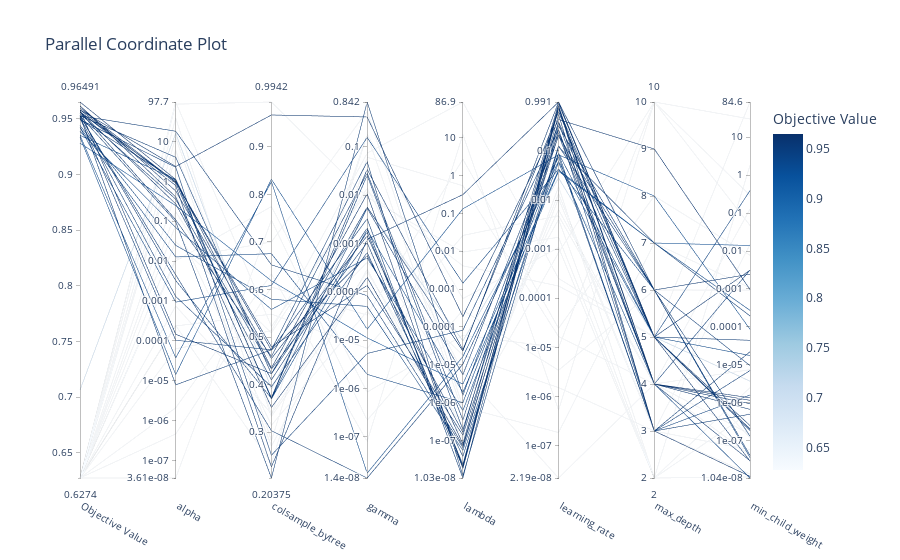

Write notebook code for a chart like this one.
### Code cell
plot_parallel_coordinate(study)
